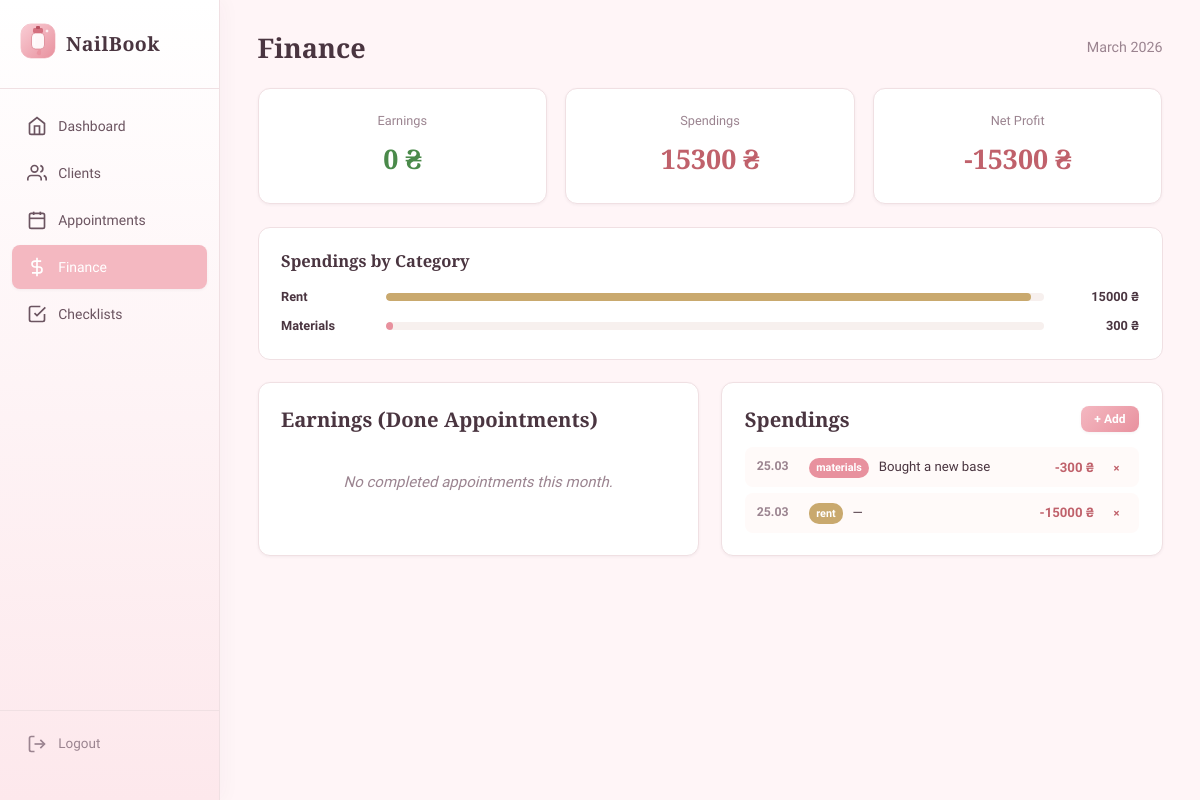
Before: /finance (signed in) with the older database file.
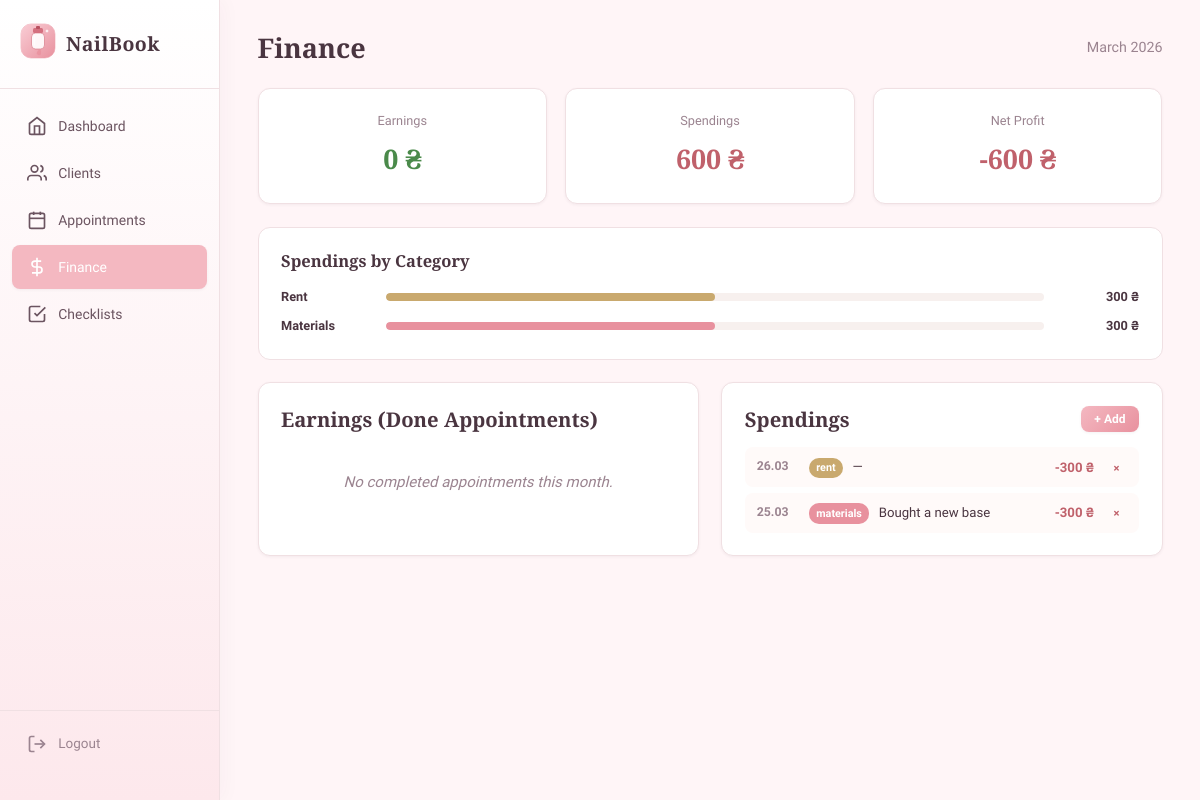
After: the same page with the newer database file.
### models.py (models this page shows)
class Spending(db.Model):
    __tablename__ = 'spendings'
    id = db.Column(db.Integer, primary_key=True)
    user_id = db.Column(db.Integer, db.ForeignKey('users.id'), nullable=False)
    amount = db.Column(db.Integer, nullable=False)
    category = db.Column(db.String(50), nullable=False)  # materials/rent/instruments/else
    description = db.Column(db.String(200), nullable=True)
    date = db.Column(db.Date, nullable=False)
    created_at = db.Column(db.DateTime, default=lambda: datetime.now(timezone.utc))

### routes/finance.py (the view)
@finance_bp.route('/finance')
@login_required
def finance():
    today = date.today()
    first_day = today.replace(day=1)
    done_appointments = Appointment.query.filter(
        Appointment.user_id == current_user.id,
        Appointment.date >= first_day,
        Appointment.date <= today,
        Appointment.status == 'done'
    ).order_by(Appointment.date).all()
    total_earnings = sum(a.price for a in done_appointments)
    spendings = Spending.query.filter(
        Spending.user_id == current_user.id,
        Spending.date >= first_day,
        Spending.date <= today
    ).order_by(Spending.date.desc()).all()
    total_spendings = sum(s.amount for s in spendings)
    category_totals = {}
    for s in spendings:
        category_totals[s.category] = category_totals.get(s.category, 0) + s.amount
    by_category = dict(sorted(category_totals.items(), key=lambda x: x[1], reverse=True))
    net_profit = total_earnings - total_spendings
    return render_template('finance.html',
                           done_appointments=done_appointments,
                           spendings=spendings,
                           total_earnings=total_earnings,
                           total_spendings=total_spendings,
                           net_profit=net_profit,
                           by_category=by_category,
                           today=today)

### templates/finance.html (shortened to what this page needs)
{% extends "base.html" %}
{% block extra_css %}
<link rel="stylesheet" href="{{ url_for('static', filename='css/finance.css') }}">
{% endblock %}
{% block content %}
<div class="page-container">
    <div class="page-header">
        <h1>Finance</h1>
        <p class="date-display">{{ today.strftime('%B %Y') }}</p>
    </div>
    <div class="finance-summary">
        <div class="summary-card earnings">
            <span class="summary-label">Earnings</span>
            <span class="summary-amount">{{ total_earnings }} ₴</span>
        </div>
        <div class="summary-card spendings">
            <span class="summary-label">Spendings</span>
            <span class="summary-amount">{{ total_spendings }} ₴</span>
        </div>
        <div class="summary-card profit {% if net_profit >= 0 %}positive{% else %}negative{% endif %}">
            <span class="summary-label">Net Profit</span>
            <span class="summary-amount">{{ net_profit }} ₴</span>
        </div>
    </div>
    {% if by_category %}
    <div class="category-breakdown">
        <h3>Spendings by Category</h3>
        <div class="category-bars">
            {% for cat, amount in by_category.items() %}
            <div class="category-row">
                <span class="category-name">{{ cat|capitalize }}</span>
                <div class="category-bar-wrapper">
                    <div class="category-bar cat-{{ cat }}" style="width: {{ (amount / total_spendings * 100)|int }}%"></div>
                </div>
                <span class="category-amount">{{ amount }} ₴</span>
            </div>
            {% endfor %}
        </div>
    </div>
    {% endif %}
    <div class="content-row">
        <div class="content-card">
            <h2>Earnings (Done Appointments)</h2>
            {% if done_appointments %}
            <div class="finance-list">
                {% for appt in done_appointments %}
                <div class="finance-item earning-item">
                    <div class="finance-date">{{ appt.date.strftime('%d.%m') }}</div>
                    <div class="finance-desc">{{ appt.client.name }} — {{ appt.procedure }}</div>
                    <div class="finance-amount positive">+{{ appt.price }} ₴</div>
                </div>
                {% endfor %}
            </div>
            {% else %}
            <div class="empty-state"><p>No completed appointments this month.</p></div>
            {% endif %}
        </div>
        <div class="content-card">
            <div class="card-header-with-btn">
                <h2>Spendings</h2>
                <button class="btn-primary btn-sm" onclick="openModal('addSpendingModal')">+ Add</button>
            </div>
            {% if spendings %}
            <div class="finance-list">
                {% for s in spendings %}
                <div class="finance-item spending-item">
                    <div class="finance-date">{{ s.date.strftime('%d.%m') }}</div>
                    <div class="finance-desc">
                        <span class="category-tag cat-{{ s.category }}">{{ s.category }}</span>
                        {{ s.description or '—' }}
                    </div>
                    <div class="finance-amount negative">-{{ s.amount }} ₴</div>
                    <form method="POST" action="{{ url_for('finance.delete_spending', spending_id=s.id) }}" class="inline-form" data-confirm="Delete this spending?">
                        <button type="submit" class="btn-tiny btn-danger">×</button>
                    </form>
                </div>
                {% endfor %}
            </div>
            {% else %}
            <div class="empty-state"><p>No spendings recorded this month.</p></div>
            {% endif %}
        </div>
    </div>
</div>
{% endblock %}

Changed rows visible on the page:
changed Spending "Rent": {{ (amount / total_spendings * 100)|int }} 98 → 50 (drawn); amount "15000" → "300"; date "25.03" → "26.03"; moves up the list
computed for Spending "Bought a new base": {{ (amount / total_spendings * 100)|int }} 1 → 50 (drawn)
Other visible differences:
{{ total_spendings }}: "15300" → "600"
{{ net_profit }}: "-15300" → "-600"
